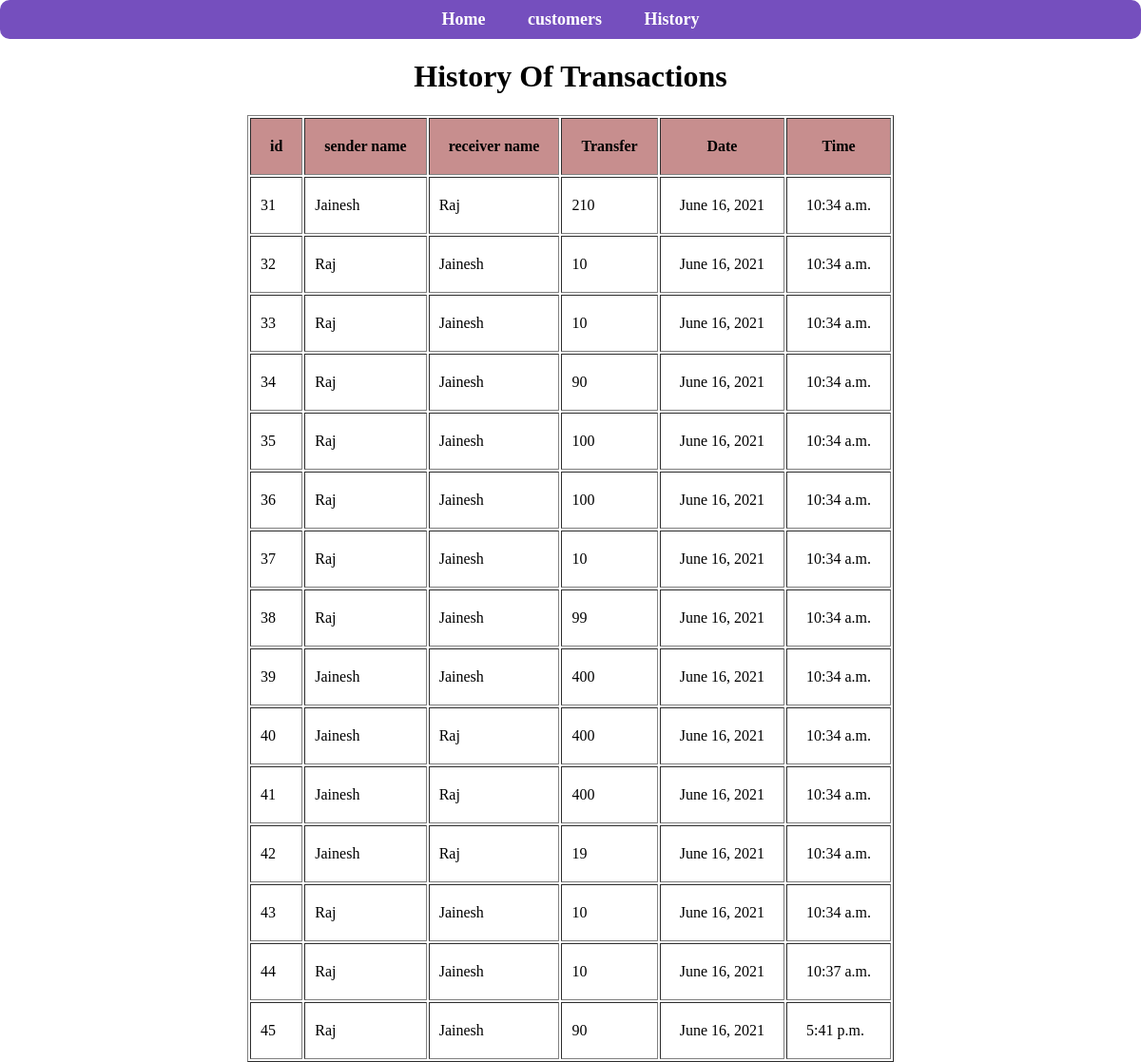
The page /history/ on the database its author committed.
### bankapp/models.py (models this page shows, shortened)
class history(models.Model):
    sender=models.CharField(max_length=50)
    receiver=models.CharField(max_length=50)
    transfer=models.IntegerField(max_length=50)
    date=models.DateTimeField(auto_now_add=True,null=True)

### bankapp/views.py (the view)
# urls.py: path("history/",hist,name="history")
def hist(request):
    a=history.objects.all()
    d={
        "a":a
    }
    return render(request,"history.html",d)

### bankapp/templates/history.html (shortened to what this page needs)
<!DOCTYPE html>
<html>
    <head>
        {% load static %}
        <link rel="stylesheet" href="{% static  'homedecor.css' %}"
    </head>
    <body>
        <nav>
            <center>
                <ul >
                    <li><a href='{% url "home" %}'>Home</a></li>
                    <li><a href="{% url 'cus' %}">customers</a></li>
                    <li><a href="{% url 'history' %}">History</a></li>
                </ul>
            </center>
        </nav>
        <center>
            <h1 >
                History Of Transactions
            </h1>
            <table border="1">
                <tr style="background-color:rgba(148, 41, 41, 0.527); padding:10px;">
                    <th style="padding: 20px;">id</th>
                    <th style="padding: 20px;">sender name</th>
                    <th style="padding: 20px;">receiver name</th>
                    <th style="padding: 20px;">Transfer</th>
                    <th style="padding: 20px;">Date</th>
                    <th style="padding: 20px;">Time</th>
                </tr>
                    {% for i in a %}
                        <tr >
                            <td style="padding: 10px;">{{i.id}}</td>
                            <td style="padding: 10px;">{{i.sender}}</td>
                            <td style="padding: 10px;">{{i.receiver}}</td>
                            <td style="padding: 10px;">{{i.transfer}}</td>
                            <td style="padding: 20px;">{{i.date.date}}</td>
                            <td style="padding: 20px;">{{i.date.time}}</td>
                        </tr>
                    {% endfor %}
            </table>
        </center>
    </body>
</html>

### bankapp/static/homedecor.css (style rules this page uses)
nav ul { background-color:rgba(56, 0, 161, 0.692); margin: 0px; padding:10px; border-radius: 10px; }
li { list-style:none; }
html body { margin:0px; }
nav li { display: inline; padding:20px; }
a { color:white; text-decoration: none; font-weight:bold; }
nav { text-align:center; font-weight:bold; font-size:18px; border: 10px; }

### rows shown on the page
history: id "31", sender "Jainesh", receiver "Raj", transfer "210", date "June 16, 2021", date.time "10:34 a.m."
history: id "32", sender "Raj", receiver "Jainesh", transfer "10", date "June 16, 2021", date.time "10:34 a.m."
history: id "33", sender "Raj", receiver "Jainesh", transfer "10", date "June 16, 2021", date.time "10:34 a.m."
history: id "34", sender "Raj", receiver "Jainesh", transfer "90", date "June 16, 2021", date.time "10:34 a.m."
history: id "35", sender "Raj", receiver "Jainesh", transfer "100", date "June 16, 2021", date.time "10:34 a.m."
history: id "36", sender "Raj", receiver "Jainesh", transfer "100", date "June 16, 2021", date.time "10:34 a.m."
history: id "37", sender "Raj", receiver "Jainesh", transfer "10", date "June 16, 2021", date.time "10:34 a.m."
history: id "38", sender "Raj", receiver "Jainesh", transfer "99", date "June 16, 2021", date.time "10:34 a.m."
history: id "39", sender "Jainesh", receiver "Jainesh", transfer "400", date "June 16, 2021", date.time "10:34 a.m."
history: id "40", sender "Jainesh", receiver "Raj", transfer "400", date "June 16, 2021", date.time "10:34 a.m."
history: id "41", sender "Jainesh", receiver "Raj", transfer "400", date "June 16, 2021", date.time "10:34 a.m."
history: id "42", sender "Jainesh", receiver "Raj", transfer "19", date "June 16, 2021", date.time "10:34 a.m."
history: id "43", sender "Raj", receiver "Jainesh", transfer "10", date "June 16, 2021", date.time "10:34 a.m."
history: id "44", sender "Raj", receiver "Jainesh", transfer "10", date "June 16, 2021", date.time "10:37 a.m."
history: id "45", sender "Raj", receiver "Jainesh", transfer "90", date "June 16, 2021", date.time "5:41 p.m."
